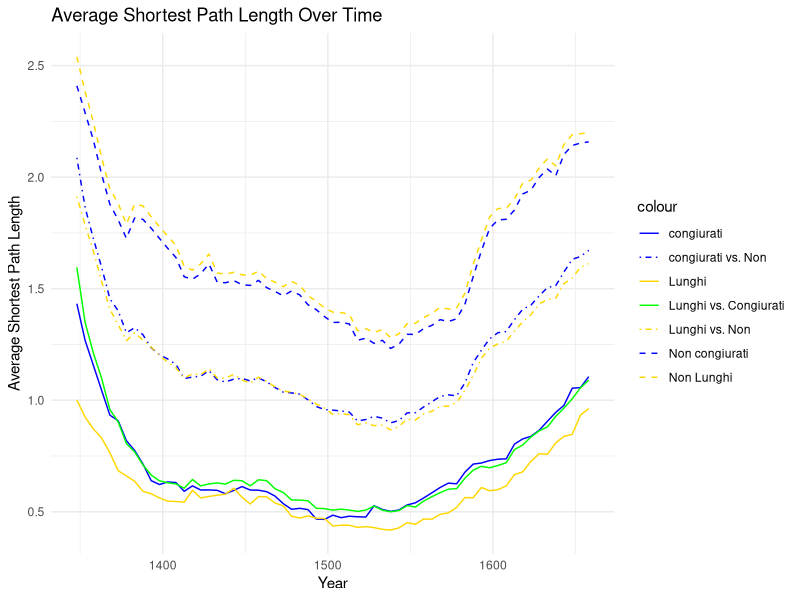
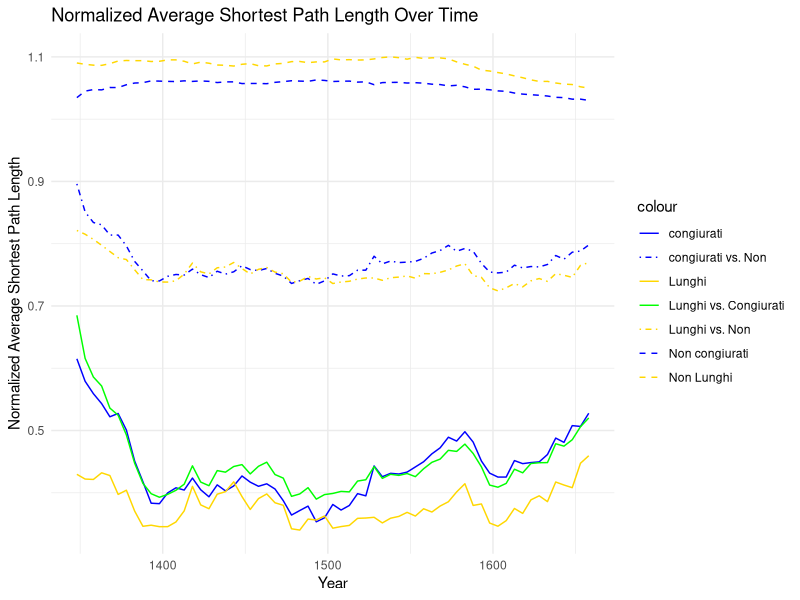
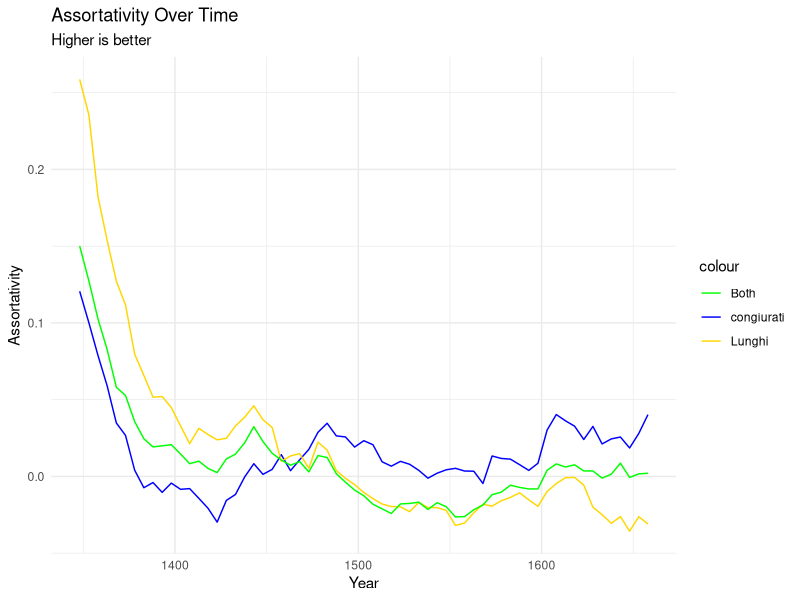
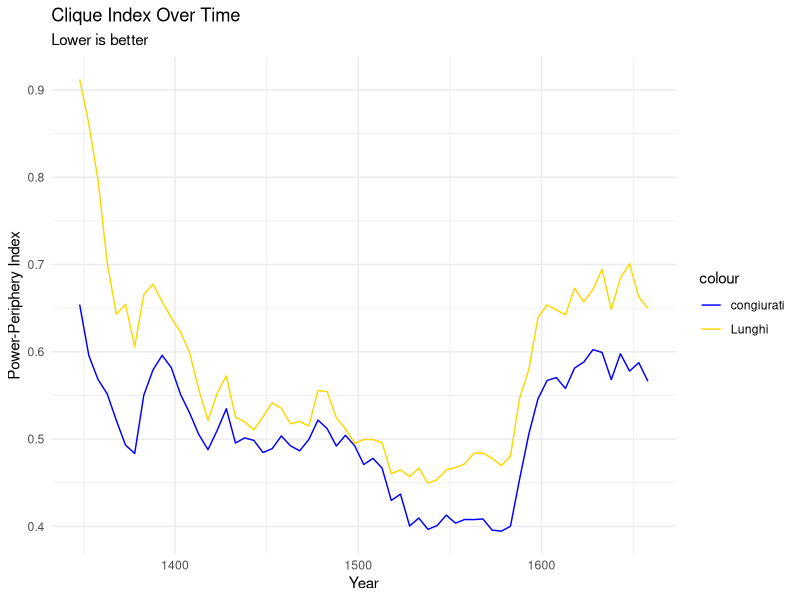
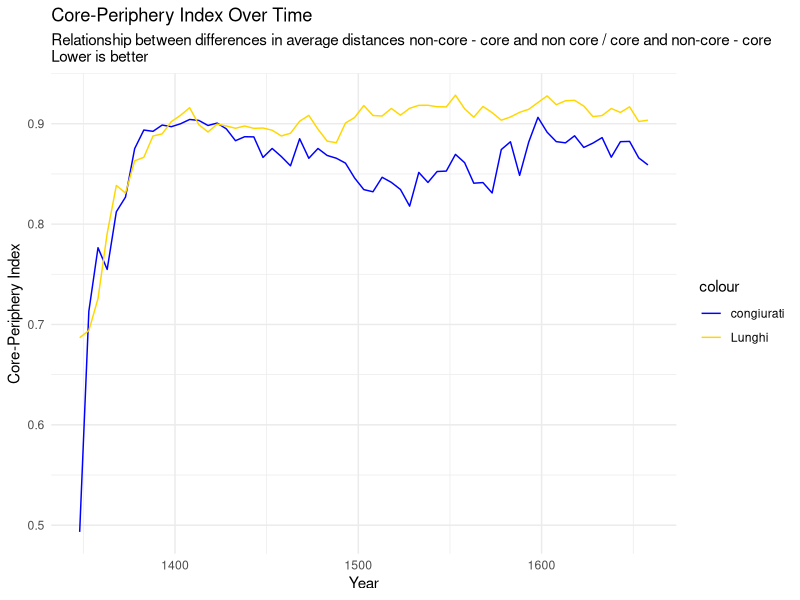

Source code (R) for these figures, in order:
library(igraph)
library(dplyr)

noble_marriages_filtered <- read.csv("data/noble-marriages-year.csv", stringsAsFactors = FALSE)
family_labels <- read.csv("data/family-labels-accession.csv", stringsAsFactors = FALSE)

DEPTH_IN_YEARS <- 75

lunghi <- family_labels[ family_labels$Group == "Lunghi", ]$Family
ducali <- family_labels[ family_labels$Ducale == 1,]$Family

curti_congiurati <- ducali[ !(ducali %in% c("Steno", "Ponte", "Cicogna")) ]

window_sequence <- seq(from = min(noble_marriages_filtered$year), to = 1660, by = 5)
distances_window <- data.frame( total = numeric(),
                                congiurati = numeric(),
                                congiurati_norm = numeric(),
                                non_congiurati = numeric(),
                                non_congiurati_norm = numeric(),
                                congiurati_vs_non = numeric(),
                                congiurati_vs_non_norm = numeric(),
                                lunghi = numeric(),
                                lunghi_norm = numeric(),
                                non_lunghi = numeric(),
                                non_lunghi_norm = numeric(),
                                lunghi_vs_non = numeric(),
                                lunghi_vs_non_norm = numeric(),
                                lunghi_vs_congiurati = numeric(),
                                lunghi_vs_congiurati_norm = numeric(),
                                year = integer() )

core_periphery_timeline <- data.frame(  congiurati_exclusi = numeric(),
                                        congiurati = numeric(),
                                        clique_index_congiurati = numeric(),
                                        assortativity_congiurati = numeric(),
                                        lunghi_exclusi = numeric(),
                                        lunghi = numeric(),
                                        clique_index_lunghi = numeric(),
                                        assortativity_lunghi = numeric(),
                                        assortativity_lunghi_congiurati = numeric(),
                                        year = integer() )
  
for (y in window_sequence ) {

  marriages_window <- noble_marriages_filtered %>%
    filter(year <= y + DEPTH_IN_YEARS & year >= y)

  marriage_graph <- graph_from_data_frame(
    marriages_window,
    directed = FALSE,
    vertices = unique(c(marriages_window$husband_familyname_std, marriages_window$wife_familyname_std))
  )
  
  E(marriage_graph)$weight <- 1
  marriage_graph <- simplify(marriage_graph, edge.attr.comb = "sum")
  E(marriage_graph)$distances <- 1 / E(marriage_graph)$weight
  
  V(marriage_graph)$Group <- ifelse(V(marriage_graph)$name %in% lunghi, "Lunghi", ifelse(V(marriage_graph)$name %in% curti_congiurati, "Curti Congiurati", "Curti"))
  
  lunghi_excluded <- setdiff( lunghi, V(marriage_graph)[V(marriage_graph)$Group == "Lunghi"]$name )
  curti_excluded <- setdiff( curti_congiurati, V(marriage_graph)[V(marriage_graph)$Group == "Curti Congiurati"]$name )
  
  component <- components(marriage_graph)$membership
  marriage_graph_main <- subgraph(marriage_graph, V(marriage_graph)$name[component == 1])
  
  distance <- distances(marriage_graph_main, weights = E(marriage_graph_main)$distances)
  average_distance <- mean(distance)
  
  vertices_lunghi <- V(marriage_graph_main)[V(marriage_graph_main)$Group == "Lunghi"]
  vertices_non_lunghi <- V(marriage_graph_main)[V(marriage_graph_main)$Group != "Lunghi"]
  
  distance_lunghi_non_lunghi <- distances(marriage_graph_main, v = vertices_lunghi, to = vertices_non_lunghi, weights = E(marriage_graph_main)$distances)
  mean_lunghi_non_lunghi <- mean(distance_lunghi_non_lunghi)
  
  distances_lunghi_lunghi <- distances(marriage_graph_main, v = vertices_lunghi, to = vertices_lunghi, weights = E(marriage_graph_main)$distances)
  mean_lunghi_lunghi <- mean(distances_lunghi_lunghi)
  
  distances_non_lunghi_non_lunghi <- distances(marriage_graph_main, v = vertices_non_lunghi, to = vertices_non_lunghi, weights = E(marriage_graph_main)$distances)
  mean_non_lunghi_non_lunghi <- mean(distances_non_lunghi_non_lunghi)
  
  clique_index_lunghi <- mean_lunghi_non_lunghi - mean_lunghi_lunghi
  core_periphery_lunghi_index <- ( mean_non_lunghi_non_lunghi - mean_lunghi_non_lunghi ) / clique_index_lunghi
                           
  vertices_congiurati <- V(marriage_graph_main)[V(marriage_graph_main)$Group == "Curti Congiurati"]
  vertices_non_congiurati <- V(marriage_graph_main)[V(marriage_graph_main)$Group != "Curti Congiurati"]
  
  distance_congiurati_non_congiurati <- distances(marriage_graph_main, v = vertices_congiurati, to = vertices_non_congiurati, weights = E(marriage_graph_main)$distances)
  mean_congiurati_non_congiurati <- mean(distance_congiurati_non_congiurati)
  
  distances_congiurati_congiurati <- distances(marriage_graph_main, v = vertices_congiurati, to = vertices_congiurati, weights = E(marriage_graph_main)$distances)
  mean_congiurati_congiurati <- mean(distances_congiurati_congiurati)
  
  distances_non_congiurati_non_congiurati <- distances(marriage_graph_main, v = vertices_non_congiurati, to = vertices_non_congiurati, weights = E(marriage_graph_main)$distances)
  mean_non_congiurati_non_congiurati <- mean(distances_non_congiurati_non_congiurati)
  
  distances_lunghi_congiurati <- distances( marriage_graph_main, v = vertices_lunghi, to = vertices_congiurati, weights = E(marriage_graph_main)$distances )
  mean_lunghi_congiurati <- mean( distances_lunghi_congiurati )
  
  clique_index_congiurati <- mean_congiurati_non_congiurati - mean_congiurati_congiurati
  core_periphery_congiurati_index <- ( mean_non_congiurati_non_congiurati - mean_congiurati_non_congiurati )/clique_index_congiurati
  
  distances_window <- rbind(distances_window,
                         data.frame( total = average_distance,
                                     congiurati = mean_congiurati_congiurati,
                                     congiurati_norm = mean_congiurati_congiurati / average_distance,
                                     non_congiurati = mean_non_congiurati_non_congiurati,
                                     non_congiurati_norm = mean_non_congiurati_non_congiurati / average_distance,
                                     congiurati_vs_non = mean_congiurati_non_congiurati,
                                     congiurati_vs_non_norm = mean_congiurati_non_congiurati / average_distance,
                                     lunghi = mean_lunghi_lunghi,
                                     lunghi_norm = mean_lunghi_lunghi / average_distance,
                                     non_lunghi = mean_non_lunghi_non_lunghi,
                                     non_lunghi_norm = mean_non_lunghi_non_lunghi / average_distance,
                                     lunghi_vs_non = mean_lunghi_non_lunghi,
                                     lunghi_vs_non_norm = mean_lunghi_non_lunghi / average_distance,
                                     lunghi_vs_congiurati = mean_lunghi_congiurati,
                                     lunghi_vs_congiurati_norm = mean_lunghi_congiurati/average_distance,
                                     year = y))
  
  V(marriage_graph)$types_congiurati <- ifelse(V(marriage_graph)$Group == "Curti Congiurati", 1,2)
  assortativity_congiurati <- assortativity_nominal(marriage_graph, V(marriage_graph)$types_congiurati, directed = FALSE)
  V(marriage_graph)$types_lunghi <- ifelse(V(marriage_graph)$Group == "Lunghi", 1,2)
  assortativity_lunghi <- assortativity_nominal(marriage_graph, V(marriage_graph)$types_lunghi, directed = FALSE)
  V(marriage_graph)$types_both <- ifelse(V(marriage_graph)$Group == "Lunghi", 1, ifelse(V(marriage_graph)$Group == "Curti Congiurati",2,3))
  assortativity_lunghi_congiurati <- assortativity_nominal(marriage_graph, V(marriage_graph)$types_both, directed = FALSE)
  
  core_periphery_timeline <- rbind(core_periphery_timeline,
                                     data.frame( congiurati_exclusi = length(curti_excluded),
                                                 congiurati = core_periphery_congiurati_index,
                                                 clique_index_congiurati = clique_index_congiurati,
                                                 assortativity_congiurati = assortativity_congiurati,
                                                 lunghi_esclusi = length(lunghi_excluded),
                                                 lunghi = core_periphery_lunghi_index,
                                                 clique_index_lunghi = clique_index_lunghi,
                                                 assortativity_lunghi = assortativity_lunghi,
                                                 assortativity_lunghi_congiurati = assortativity_lunghi_congiurati,
                                                 year = y))
}

library(ggplot2)

ggplot( distances_window, aes(x = year)) +
  geom_line(aes(y = congiurati, color = "congiurati")) +
  geom_line(aes(y = non_congiurati, color = "Non congiurati"), linetype = "dashed") +
  geom_line(aes(y = congiurati_vs_non, color = "congiurati vs. Non"),linetype = "dotdash") +
  geom_line(aes(y = lunghi, color = "Lunghi")) +
  geom_line(aes(y = non_lunghi, color = "Non Lunghi"), linetype = "dashed") +
  geom_line(aes(y = lunghi_vs_non, color = "Lunghi vs. Non"), linetype = "dotdash") +
  geom_line(aes(y = lunghi_vs_congiurati, color = "Lunghi vs. Congiurati")) +
  labs(title = "Average Shortest Path Length Over Time",
       x = "Year",
       y = "Average Shortest Path Length") +
  scale_color_manual(values = c("congiurati" = "blue", "Non congiurati" = "blue", "congiurati vs. Non" = "blue",
                                "Lunghi" = "gold","Non Lunghi" = "gold", "Lunghi vs. Non" = "gold",
                                "Lunghi vs. Congiurati" = "green"
                                )) +
  theme_minimal()

ggplot( distances_window, aes(x = year)) +
  geom_line(aes(y = congiurati_norm, color = "congiurati")) +
  geom_line(aes(y = non_congiurati_norm, color = "Non congiurati"), linetype = "dashed") +
  geom_line(aes(y = congiurati_vs_non_norm, color = "congiurati vs. Non"),linetype = "dotdash") +
  geom_line(aes(y = lunghi_norm, color = "Lunghi")) +
  geom_line(aes(y = non_lunghi_norm, color = "Non Lunghi"), linetype = "dashed") +
  geom_line(aes(y = lunghi_vs_non_norm, color = "Lunghi vs. Non"), linetype = "dotdash") +
  geom_line(aes(y = lunghi_vs_congiurati_norm, color = "Lunghi vs. Congiurati")) +
  
  labs(title = "Normalized Average Shortest Path Length Over Time",
       x = "Year",
       y = "Normalized Average Shortest Path Length") +
  scale_color_manual(values = c("congiurati" = "blue", "Non congiurati" = "blue", "congiurati vs. Non" = "blue",
                                "Lunghi" = "gold","Non Lunghi" = "gold", "Lunghi vs. Non" = "gold",
                                "Lunghi vs. Congiurati" = "green"
                                )
                     ) +
  theme_minimal()

ggplot( core_periphery_timeline, aes(x = year)) + 
  geom_line(aes(y = assortativity_congiurati, color = "congiurati")) +
  geom_line(aes(y = assortativity_lunghi, color = "Lunghi")) +
  geom_line(aes(y = assortativity_lunghi_congiurati, color = "Both")) +
  labs(title = "Assortativity Over Time",
       subtitle="Higher is better",
       x = "Year",
       y = "Assortativity") +
  scale_color_manual(values = c("congiurati" = "blue", "Lunghi" = "gold", "Both"="green")) +
  theme_minimal()

ggplot( core_periphery_timeline, aes(x = year)) + 
  geom_line(aes(y = clique_index_congiurati, color = "congiurati")) +
  geom_line(aes(y = clique_index_lunghi, color = "Lunghi")) +
  labs(title = "Clique Index Over Time",
       subtitle="Lower is better",
       x = "Year",
       y = "Power-Periphery Index") +
  scale_color_manual(values = c("congiurati" = "blue", "Lunghi" = "gold")) +
  theme_minimal()

ggplot( core_periphery_timeline, aes(x = year)) + 
  geom_line(aes(y = congiurati, color = "congiurati")) +
  geom_line(aes(y = lunghi, color = "Lunghi")) +
  labs(title = "Core-Periphery Index Over Time",
       subtitle = "Relationship between differences in average distances non-core - core and non core / core and non-core - core\nLower is better",
       x = "Year",
       y = "Core-Periphery Index") +
  scale_color_manual(values = c("congiurati" = "blue", "Lunghi" = "gold")) +
  theme_minimal()
